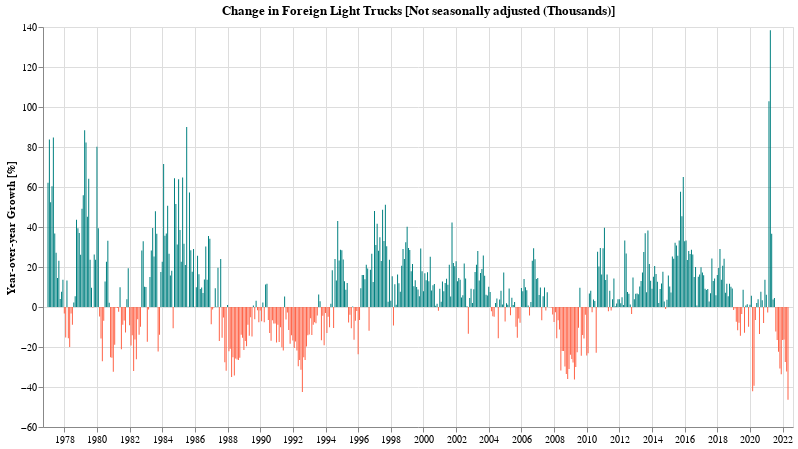

Write notebook code for a chart like this one.
### Code cell
doYoyChart(df_foreign_light_trucks, 'Not seasonally adjusted (Thousands)', 'Foreign Light Trucks')

### Figure 1 — Vega-Lite specification as saved in the notebook (floating-point values rounded to 4 significant figures; data arrays with more than 128 entries replaced by an {"elided": "..."} marker saying what was removed)
{"config": {"view": {"continuousWidth": 400, "continuousHeight": 300}}, "data": {"name": "data-b272bf2a28ac339534d42bafa9f2fa9d"}, "mark": {"type": "bar", "color": "teal", "width": 1}, "background": "white", "encoding": {"color": {"condition": {"value": "tomato", "test": "datum['Not seasonally adjusted (Thousands)'] < 0"}, "value": "teal"}, "tooltip": [{"field": "dt", "format": "%b %Y", "title": "Date", "type": "temporal"}, {"field": "Not seasonally adjusted (Thousands)", "format": ",.02f", "title": "YoY Change [%]", "type": "quantitative"}], "x": {"axis": {"title": ""}, "field": "dt", "type": "temporal"}, "y": {"axis": {"title": "Year-over-year Growth [%]"}, "field": "Not seasonally adjusted (Thousands)", "type": "quantitative"}}, "height": 400, "title": "Change in Foreign Light Trucks [Not seasonally adjusted (Thousands)]", "width": 750, "$schema": "https://vega.github.io/schema/vega-lite/v4.17.0.json", "datasets": {"data-b272bf2a28ac339534d42bafa9f2fa9d": {"elided": "545 records"}}}
